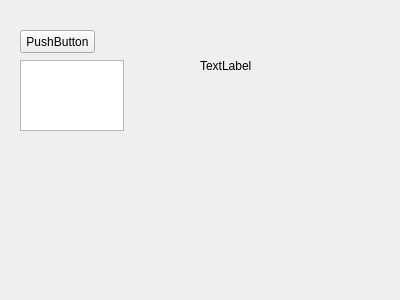
<?xml version="1.0" encoding="UTF-8"?>
<ui version="4.0">
 <class>Widget</class>
 <widget class="QWidget" name="Widget">
  <property name="geometry">
   <rect>
    <x>0</x>
    <y>0</y>
    <width>400</width>
    <height>300</height>
   </rect>
  </property>
  <property name="windowTitle">
   <string>Widget</string>
  </property>
  <widget class="QPushButton" name="pushButton">
   <property name="geometry">
    <rect>
     <x>20</x>
     <y>30</y>
     <width>75</width>
     <height>23</height>
    </rect>
   </property>
   <property name="text">
    <string>PushButton</string>
   </property>
  </widget>
  <widget class="QTextEdit" name="textEdit">
   <property name="geometry">
    <rect>
     <x>20</x>
     <y>60</y>
     <width>104</width>
     <height>71</height>
    </rect>
   </property>
  </widget>
  <widget class="QLabel" name="label">
   <property name="geometry">
    <rect>
     <x>200</x>
     <y>60</y>
     <width>54</width>
     <height>12</height>
    </rect>
   </property>
   <property name="text">
    <string>TextLabel</string>
   </property>
  </widget>
 </widget>
 <layoutdefault spacing="6" margin="11"/>
 <resources/>
 <connections/>
</ui>
